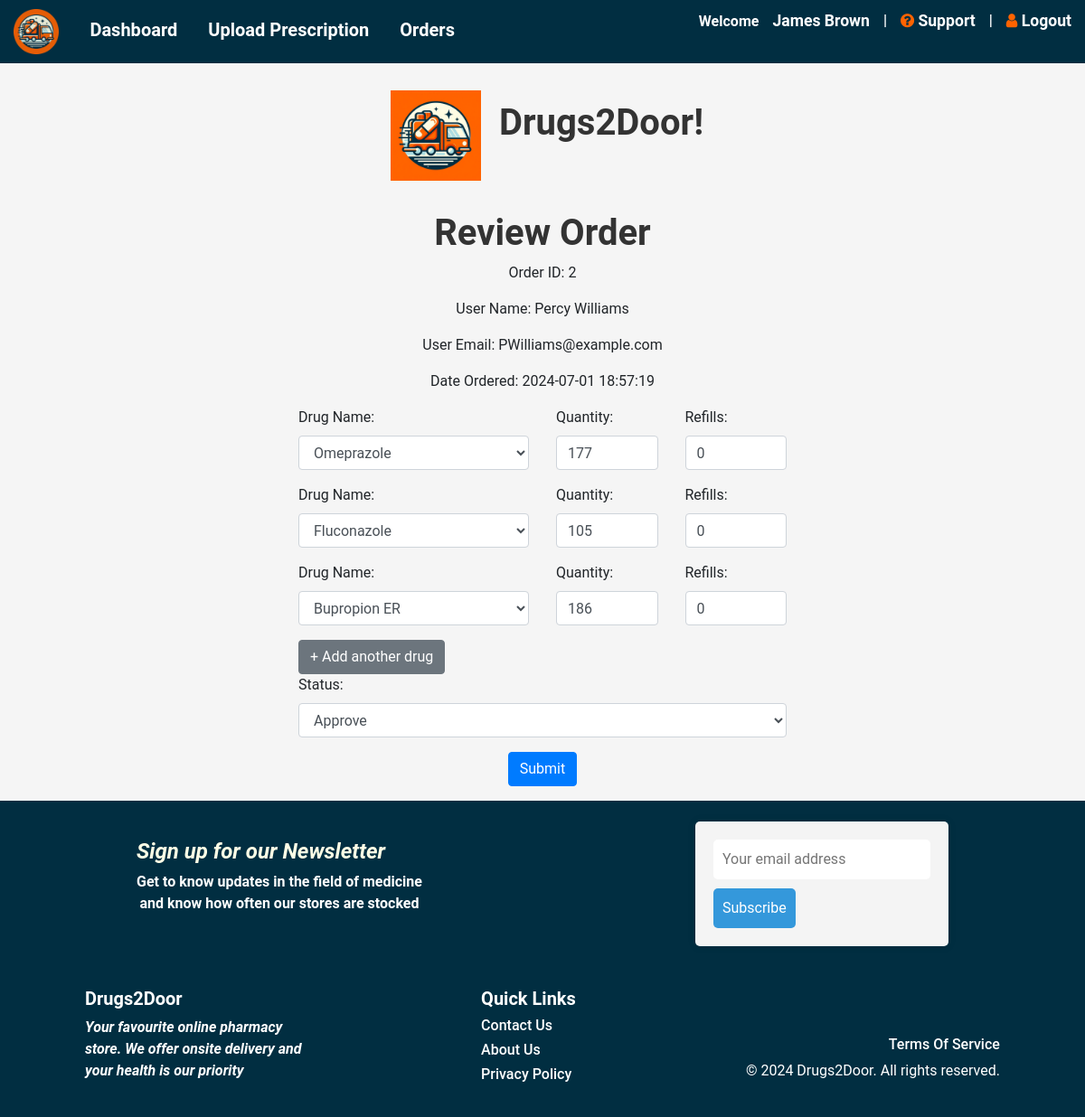
/review_order/2 (signed in), run on the app's committed database.
### models.py (models this page shows, shortened)
class User(db.Model):
  __tablename__ = 'users'
  id = db.Column(db.Integer, primary_key=True)
  name = db.Column(db.String(100), nullable=False)
  email = db.Column(db.String(120), unique=True, nullable=False)
  password = db.Column(db.String(128), nullable=False)
  address = db.Column(db.String(255), nullable=True)
  phone = db.Column(db.String(20))
  phn = db.Column(db.String(120), unique=True, nullable=False)
  role_id = db.Column(db.Integer, db.ForeignKey('roles.id'))
  @property
  def is_authenticated(self):
    return bool(self.password)
  orders = relationship('Order', backref='user')

class Order(db.Model):
  id = db.Column(Integer, primary_key=True)
  user_id = db.Column(db.Integer, ForeignKey('users.id'))
  items = relationship('DrugOrder', back_populates='order')

class DrugOrder(db.Model):
  id = db.Column(Integer, primary_key=True)
  order_id = db.Column(Integer, ForeignKey('order.id'), nullable=False)
  drug_id = db.Column(Integer, ForeignKey('drug.id'))
  quantity = db.Column(Integer)
  date_ordered = db.Column(DateTime, nullable=False)
  date_delivered = db.Column(DateTime)
  prescription_approved = db.Column(Boolean)  # NULL: not approved yet, True: approved, False: denied
  refills = db.Column(db.Integer, default=0)
  denyreason = db.Column(db.String(255), nullable=True)
  drug = relationship('Drug', back_populates='items')
  order = relationship('Order', back_populates='items')
  image_file = db.Column(db.String(120), nullable=True)
  paid = db.Column(Boolean, default=False, nullable=False)

### app.py (the view, shortened to what this page needs)
@app.route('/review_order/<int:order_id>', methods=['GET', 'POST'])
@login_required
def review_order(order_id):
    order = db.session.get(Order, order_id)
    drug_order = DrugOrder.query.filter_by(order_id=order.id).first()
    if order is None:
        flash('Order not found', 'error')
        return redirect(url_for('pharmacistdash'))
    drug_orders = order.items
    drugs = Drug.query.all()
    return render_template('review_order.html', order=order, drug_orders=drug_orders, drugs=drugs, drug_order=drug_order)

### app.py (called while the page is built)
@login_manager.user_loader
def load_user(user_id):
    return User.query.get(int(user_id))

### templates/review_order.html (shortened to what this page needs)
{% extends "base.html" %}
{% block content %}
  <h1 class="text-center">Review Order</h1>
  <div class="container">
    <div class="row justify-content-center">
      <div class="col-md-6">
        <form method="POST" id="OrderForm" action="{{ url_for('review_order', order_id=order.id) }}">
            <p class="text-center">Order ID: {{ order.id }}</p>
            <p class="text-center">User Name: {{ order.user.name }}</p>
            <p class="text-center">User Email: {{ order.user.email }}</p>
          {% if order.items %}
  <p class="text-center">Date Ordered: {{ order.items[0].date_ordered.strftime('%Y-%m-%d %H:%M:%S') }}</p>
{% else %}
  <p class="text-center">No items in this order.</p>
{% endif %}
          <div id="drugsContainer">
            {% for drug_order in drug_orders %}
              {% if drug_order is not none %}
                <div class="drug-group row">
                  <div class="form-group col-md-6">
                    <label for="drug_name">Drug Name:</label>
                    <select name="drug_orders-{{ drug_order.id }}-name" class="form-control">
                      {% for drug in drugs|sort(attribute='name') %}
                        <option value="{{ drug.name }}" {% if drug.name == drug_order.drug.name %} selected {% endif %}>
                          {{ drug.name }}
                        </option>
                      {% endfor %}
                    </select>
                  </div>
                  <div class="form-group col-md-3">
                    <label for="quantity">Quantity:</label>
                    <input type="number" name="drug_orders-{{ drug_order.id }}-quantity" value="{{ drug_order.quantity }}" min="0" class="form-control">
                  </div>
                  <div class="form-group col-md-3">
                    <label for="refills">Refills:</label>
                    <input type="number" name="drug_orders-{{ drug_order.id }}-refills" value="{{ drug_order.refills }}" min="0" class="form-control" required>
                  </div>
                </div>
              {% endif %}
            {% endfor %}
          </div>
          <button type="button" id="addDrugButton" class="btn btn-secondary">+ Add another drug</button>
          <div class="form-group">
            <label for="status">Status:</label>
            <select id="status" name="status" class="form-control" required>
              <option value="approved">Approve</option>
            </select>
          </div>
          <div class="form-group text-center">
          <button type="submit" class="btn btn-primary">Submit</button>
        </form>
      </div>
    </div>
  </div>
{% endblock %}

### templates/base.html (shortened to what this page needs)
<!doctype html>
<html lang="en">
<head>
    <link rel="stylesheet" href="https://stackpath.bootstrapcdn.com/bootstrap/4.3.1/css/bootstrap.min.css">
    <link rel="stylesheet" href="{{ url_for('static', filename='css/styles.css') }}">
    <link rel="stylesheet" href="https://stackpath.bootstrapcdn.com/bootstrap/4.3.1/css/bootstrap.min.css">
    <link rel="stylesheet" href="{{ url_for('static', filename='css/home.css') }}">
    <link rel="stylesheet" href="https://cdnjs.cloudflare.com/ajax/libs/font-awesome/4.7.0/css/font-awesome.min.css">
</head>
<body>
    <nav>
        <a href="{{ url_for('home') }}">
            <img src="{{ url_for('static', filename='images/logo2.png') }}" alt="Homepage Logo" class="img-fluid" style="max-width: 50px;">
        </a>
        {% if current_user.is_authenticated %}
        {% if current_user.role_id == 2 %}
        <a href="{{ url_for('dashboard') }}" class="h5">Dashboard</a>
        <a href="{{ url_for('upload') }}" class="h5">Upload Prescription</a>
        <a href="{{ url_for('orders') }}" class="h5">Orders</a>
            <div class="right-align d-flex align-items-center my-auto">
                <span>Welcome<a href="{{ url_for('userdetails') }}">{{ current_user.name }}</a></span> |
                <a href="{{ url_for('support') }}"><i class="fa fa-question-circle"></i> Support</a> |
                <a href="{{ url_for('logout') }}"> <i class="fa fa-user"></i> Logout</a>
                {% endif %}
            </div>
        {% endif %}
    </nav>
    {% if request.endpoint == 'home' %}
    <style>
        nav {
        background-color: #012E41;
        font-weight: bold;
    }
    </style>
        <div class="wrapper">
            <div class="header">
                <a href="{{ url_for('home') }}"><img src="{{ url_for('static', filename='images/logo.png') }}" alt="Drugs2Door Logo" class="logo"></a>
                <h1>Drugs2Door!</h1>
            </div>
            <div class="first-wrapper">
                <h1> Your Dose Delivered, Stat!</h1>
            </div>
            <div class="second-wrapper">
                <a href="{{ url_for('home') }}"><img src="{{ url_for('static', filename='images/main-1.svg') }}" alt="pharmacist handing over paperwork" class="vector"></a>
                <div>
                    <h4>Get your drugs at your doorstep</h4>
                    <ul>
                        <li>Get straight delivery to the doorstep</li>
                        <li>We deliver within 24hrs of request</li>
                        <li>We gurantee speedily response</li>
                    </ul>
                    <a href="{{ url_for('upload') if current_user.is_authenticated else url_for('login') }}">
                        <button class="button">
                            <div class="text">
                                Get Prescription
                            </div>
                            <img src="{{ url_for('static', filename='images/right-arrow.svg') }}" alt="arrow inside button">
                        </button>
                    </a>
                </div>
            </div>
            <div class="third-wrapper">
                <div>
                    <h4>Chat with Pharmacists</h4>
                    <ul>
                        <li>Easily Refill</li>
                        <li>24/7 Chat Box</li>
                        <li>Get Notified</li>
                    </ul>
                    <a href="/support">
                    <button class="button">
                        <div class="text">
                            Talk to a Pharmacist
                        </div>
                        <img src="{{ url_for('static', filename='images/right-arrow.svg') }}" alt="">
                    </button>
                    </a>
                </div>
                <a href="{{ url_for('home') }}"><img src="{{ url_for('static', filename='images/main-2.svg') }}" alt="pharmacist handing over paperwork" class="vector"></a>
            </div>
        </div>
    {% else %}
        <div class="header">
            <a href="{{ url_for('home') }}"><img src="{{ url_for('static', filename='images/logo.png') }}" alt="Drugs2Door Logo" class="logo"></a>
            <h1>Drugs2Door!</h1>
        </div>
    {% endif %}
    <br>
    {% block content %}{% endblock %}
    <footer class="foot">
        <div class="f-cont">
            <div class="signup">
                <h4>Sign up for our Newsletter</h4>
                <p>
                    Get to know updates in the field of medicine <br> and know how often our stores are stocked
                </p>
            </div>
            <div class="subscription-form" id="subs-form">
                    <input type="email" id="sub-email" name="email" placeholder="Your email address">
                    <button type="" onclick="showPopup()">Subscribe</button>
            </div>
        </div>
        <div class="second-container">
                <div class="inner-cont-1">
                    <h5>Drugs2Door</h5>
                    <p>
                        Your favourite online pharmacy store. We offer onsite delivery and your health is our priority
                    </p>
                </div>
                <div class="inner-cont-2">
                    <h5>Quick Links</h5>
                    <h6>Contact Us</h6>
                    <h6>About Us</h6>
                    <h6>Privacy Policy</h6>
                </div>
                <div class="inner-cont-3">
                    <p>&copy; 2024 Drugs2Door. All rights reserved.</p>
                    <h6>Terms Of Service</h6>
                </div>
        </div>
    </footer>
</body>
</html>

### static/css/styles.css (style rules this page uses)
:root { --orange: #FF6300; --bone: #FEFEE6; --navy: #012E41; }
body { font-family: Arial, sans-serif; margin: 0; padding: 0; background-color: #f4f4f4; display: flex; flex-direction: column; min-height: 100vh; }
nav { background-color: #333; color: #fff; padding: 10px 0; text-align: left; }
nav a { color: #fff; margin: 0 15px; text-decoration: none; font-size: 1.1em; }
h1 { color: #333; text-align: center; }
p { text-align: center; }
.logo { display: block; margin-top: 20px; margin-left: auto; margin-right: auto; margin-bottom: 0px; width: 300px; height: auto; padding: 10px; }
.right-align { float: right; }

### static/css/home.css (style rules this page uses)
body { background-color: #f5f5f5; font-family: Roboto, sans-serif; margin: 0; display: flex; flex-direction: column; min-height: 100vh; }
h1 { font-weight: 700; }
button { background-color: var(--bone); display: flex; flex-direction: row; justify-content: space-around; padding: 0.5em 0.5em; }
.foot { background-color: var(--navy); display: flex; height: 350px; justify-content: space-around; color: #FFF; flex-direction: column; margin-top: auto; }
.f-cont { display: flex; align-items: center; flex-direction: row; justify-content: space-around; }
.f-cont > div > h4 { font-weight: bolder; font-style: italic; color: var(--bone); }
.signup { flex-direction: column; }
.signup p { font-weight: bold; }
.subscription-form { background-color: #f4f4f4; padding: 20px; border-radius: 5px; box-shadow: 0px 0px 10px 0px rgba(0,0,0,0.1); }
.subscription-form input[type="email"] { padding: 10px; border: none; border-radius: 5px; margin-bottom: 10px; }
.subscription-form button { padding: 10px; border: none; border-radius: 5px; background-color: #3498db; color: white; cursor: pointer; }
.second-container { display: flex; justify-content: space-around; align-items: center; }
.inner-cont-1 { display: flex; flex-direction: column; width: 250px; text-align: left; }
.inner-cont-1 p { text-align: left; font-weight: bold; font-style: italic; }
.inner-cont-1 h5 { font-weight: bold; }
.inner-cont-2 { display: flex; flex-direction: column; text-align: left; height: 120px; }
.inner-cont-2 h5 { font-weight: bold; }
.inner-cont-3 { display: flex; flex-direction: column-reverse; text-align: right; height: 120px; }

### templates/base.html (style rules this page uses)
.logo { height: 120px; width: 120px; margin-right: 10px; }
.header { display: flex; align-items: center; justify-content: center; text-align: center; }
.right-align { float: right; font-weight: bold; }
nav { background-color: #012E41; font-weight: bold; }
.fa-user { color:#FF6300 }
.fa-question-circle { color:#FF6300 }
.h5 { font-weight: bold; }

### data on the page
User: name "James Brown"
Order: id "2"
User: user.name "Percy Williams", user.email "PWilliams@example.com"
DrugOrder: date_ordered "2024-07-01 18:57:19", quantity "177", refills "0"
DrugOrder: quantity "105", refills "0"
DrugOrder: quantity "186", refills "0"

### other printed values
form field value "Omeprazole"
form field value "Fluconazole"
form field value "Bupropion ER"
